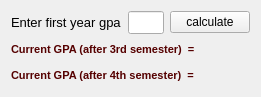
  <widget class="QWidget" name="layoutWidget">
   <property name="geometry">
    <rect>
     <x>10</x>
     <y>630</y>
     <width>261</width>
     <height>83</height>
    </rect>
   </property>
   <layout class="QVBoxLayout" name="verticalLayout_4">
    <item>
     <layout class="QHBoxLayout" name="horizontalLayout">
      <item>
       <widget class="QLabel" name="label_4">
        <property name="text">
         <string>&lt;!DOCTYPE HTML PUBLIC &quot;-//W3C//DTD HTML 4.0//EN&quot; &quot;http://www.w3.org/TR/REC-html40/strict.dtd&quot;&gt;
&lt;html&gt;&lt;head&gt;&lt;meta name=&quot;qrichtext&quot; content=&quot;1&quot; /&gt;&lt;style type=&quot;text/css&quot;&gt;
p, li { white-space: pre-wrap; }
&lt;/style&gt;&lt;/head&gt;&lt;body style=&quot; font-family:'MS Shell Dlg 2'; font-size:8.25pt; font-weight:400; font-style:normal;&quot;&gt;
&lt;p style=&quot; margin-top:0px; margin-bottom:0px; margin-left:0px; margin-right:0px; -qt-block-indent:0; text-indent:0px;&quot;&gt;&lt;span style=&quot; font-size:10pt;&quot;&gt;Enter first year gpa&lt;/span&gt;&lt;/p&gt;&lt;/body&gt;&lt;/html&gt;</string>
        </property>
       </widget>
      </item>
      <item>
       <widget class="QLineEdit" name="lineEdit">
        <property name="font">
         <font>
          <pointsize>10</pointsize>
          <weight>75</weight>
          <bold>true</bold>
         </font>
        </property>
        <property name="text">
         <string/>
        </property>
       </widget>
      </item>
      <item>
       <widget class="QPushButton" name="pushButton">
        <property name="text">
         <string>calculate</string>
        </property>
       </widget>
      </item>
     </layout>
    </item>
    <item>
     <layout class="QHBoxLayout" name="horizontalLayout_2">
      <item>
       <widget class="QLabel" name="label_5">
        <property name="text">
         <string>&lt;!DOCTYPE HTML PUBLIC &quot;-//W3C//DTD HTML 4.0//EN&quot; &quot;http://www.w3.org/TR/REC-html40/strict.dtd&quot;&gt;
&lt;html&gt;&lt;head&gt;&lt;meta name=&quot;qrichtext&quot; content=&quot;1&quot; /&gt;&lt;style type=&quot;text/css&quot;&gt;
p, li { white-space: pre-wrap; }
&lt;/style&gt;&lt;/head&gt;&lt;body style=&quot; font-family:'MS Shell Dlg 2'; font-size:8.25pt; font-weight:400; font-style:normal;&quot;&gt;
&lt;p style=&quot; margin-top:0px; margin-bottom:0px; margin-left:0px; margin-right:0px; -qt-block-indent:0; text-indent:0px;&quot;&gt;&lt;span style=&quot; font-size:8pt; font-weight:600; color:#550000;&quot;&gt;Current GPA (after 3rd semester)  =&lt;/span&gt;&lt;/p&gt;&lt;/body&gt;&lt;/html&gt;</string>
        </property>
       </widget>
      </item>
      <item>
       <widget class="QLabel" name="label_7">
        <property name="font">
         <font>
          <pointsize>10</pointsize>
          <weight>75</weight>
          <bold>true</bold>
         </font>
        </property>
        <property name="text">
         <string/>
        </property>
       </widget>
      </item>
      <item>
       <spacer name="horizontalSpacer_3">
        <property name="orientation">
         <enum>Qt::Horizontal</enum>
        </property>
        <property name="sizeHint" stdset="0">
         <size>
          <width>40</width>
          <height>20</height>
         </size>
        </property>
       </spacer>
      </item>
     </layout>
    </item>
    <item>
     <layout class="QHBoxLayout" name="horizontalLayout_5">
      <item>
       <widget class="QLabel" name="label_6">
        <property name="text">
         <string>&lt;!DOCTYPE HTML PUBLIC &quot;-//W3C//DTD HTML 4.0//EN&quot; &quot;http://www.w3.org/TR/REC-html40/strict.dtd&quot;&gt;
&lt;html&gt;&lt;head&gt;&lt;meta name=&quot;qrichtext&quot; content=&quot;1&quot; /&gt;&lt;style type=&quot;text/css&quot;&gt;
p, li { white-space: pre-wrap; }
&lt;/style&gt;&lt;/head&gt;&lt;body style=&quot; font-family:'MS Shell Dlg 2'; font-size:8.25pt; font-weight:400; font-style:normal;&quot;&gt;
&lt;p style=&quot; margin-top:0px; margin-bottom:0px; margin-left:0px; margin-right:0px; -qt-block-indent:0; text-indent:0px;&quot;&gt;&lt;span style=&quot; font-size:8pt; font-weight:600; color:#550000;&quot;&gt;Current GPA (after 4th semester)  =&lt;/span&gt;&lt;/p&gt;&lt;/body&gt;&lt;/html&gt;</string>
        </property>
       </widget>
      </item>
      <item>
       <widget class="QLabel" name="label_8">
        <property name="font">
         <font>
          <weight>75</weight>
          <bold>true</bold>
         </font>
        </property>
        <property name="text">
         <string/>
        </property>
       </widget>
      </item>
      <item>
       <spacer name="horizontalSpacer_4">
        <property name="orientation">
         <enum>Qt::Horizontal</enum>
        </property>
        <property name="sizeHint" stdset="0">
         <size>
          <width>40</width>
          <height>20</height>
         </size>
        </property>
       </spacer>
      </item>
     </layout>
    </item>
   </layout>
  </widget>
